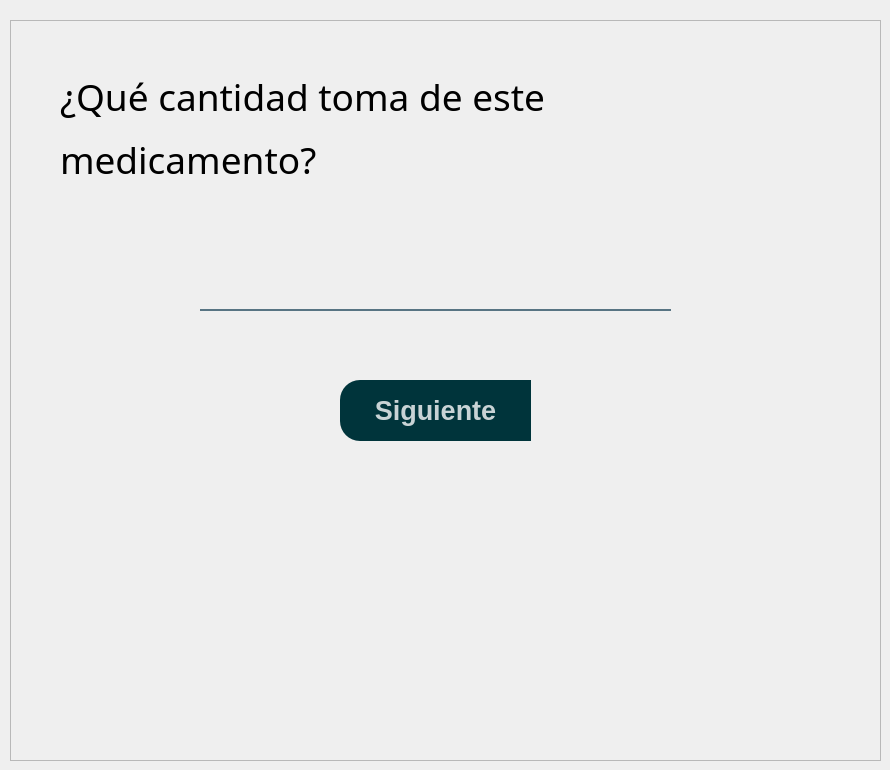
               <widget class="QWidget" name="pageCantidad">
                <widget class="QFrame" name="frame_13">
                 <property name="geometry">
                  <rect>
                   <x>10</x>
                   <y>20</y>
                   <width>871</width>
                   <height>741</height>
                  </rect>
                 </property>
                 <property name="styleSheet">
                  <string notr="true">QPushButton{
	background-color:rgba(0, 52, 59, 1);
	color:rgba(255,255,255,200);
	border-top-left-radius: 20px;
	border-bottom-left-radius: 20px
}
QPushButton:pressed{
	padding-left:5px;
	padding-top:5px;
	background-color:rgba(0, 119, 123, 1);
	background-position:calc(100% - 10px)center;
	border-top-left-radius: 20px;
	border-bottom-left-radius: 20px
}
QPushButton:hover{
	background-color:rgba(0, 174, 173, 1);
	border-top-left-radius: 20px;
	border-bottom-left-radius: 20px
}
</string>
                 </property>
                 <property name="frameShape">
                  <enum>QFrame::StyledPanel</enum>
                 </property>
                 <property name="frameShadow">
                  <enum>QFrame::Raised</enum>
                 </property>
                 <widget class="QLabel" name="label_13">
                  <property name="enabled">
                   <bool>true</bool>
                  </property>
                  <property name="geometry">
                   <rect>
                    <x>50</x>
                    <y>50</y>
                    <width>584</width>
                    <height>116</height>
                   </rect>
                  </property>
                  <property name="minimumSize">
                   <size>
                    <width>301</width>
                    <height>0</height>
                   </size>
                  </property>
                  <property name="font">
                   <font>
                    <family>Arial Black</family>
                    <pointsize>12</pointsize>
                    <weight>10</weight>
                    <italic>false</italic>
                    <bold>false</bold>
                   </font>
                  </property>
                  <property name="text">
                   <string>&lt;html&gt;&lt;head/&gt;&lt;body&gt;&lt;p&gt;&lt;span style=&quot; font-size:28pt;&quot;&gt;¿Qué cantidad toma de este &lt;/span&gt;&lt;/p&gt;&lt;p&gt;&lt;span style=&quot; font-size:28pt;&quot;&gt;medicamento?&lt;/span&gt;&lt;/p&gt;&lt;/body&gt;&lt;/html&gt;</string>
                  </property>
                 </widget>
                 <widget class="QLineEdit" name="lineEditCantidad">
                  <property name="geometry">
                   <rect>
                    <x>190</x>
                    <y>250</y>
                    <width>471</width>
                    <height>41</height>
                   </rect>
                  </property>
                  <property name="font">
                   <font>
                    <pointsize>28</pointsize>
                   </font>
                  </property>
                  <property name="styleSheet">
                   <string notr="true">background-color:rgba(0,0,0,0);
border:2px solid rgba(0,0,0,0);
border-bottom-color:rgba(46,82,101,200);
color:rgb(0,0,0);
padding-bottom: 5px;</string>
                  </property>
                 </widget>
                 <widget class="QPushButton" name="pushButtonNext1">
                  <property name="geometry">
                   <rect>
                    <x>330</x>
                    <y>360</y>
                    <width>191</width>
                    <height>61</height>
                   </rect>
                  </property>
                  <property name="font">
                   <font>
                    <pointsize>20</pointsize>
                    <weight>75</weight>
                    <bold>true</bold>
                   </font>
                  </property>
                  <property name="text">
                   <string>Siguiente</string>
                  </property>
                 </widget>
                </widget>
               </widget>
